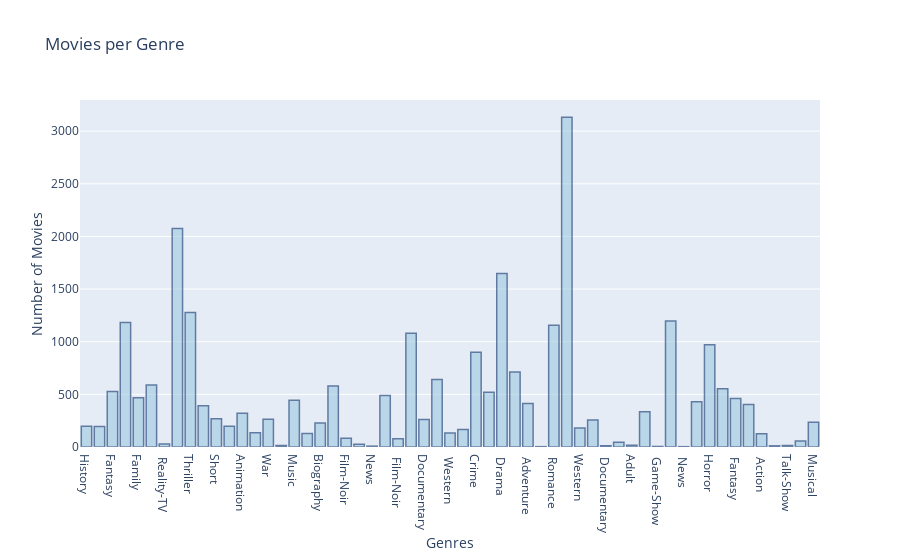

Notebook cell for this chart:
### Code cell
# Add columns based on new generes
genres_dic = {j:[1 if j in i else 0 for i in movies["Genre"]] for j in genres}
# Plotting movies per genre
data = [go.Bar(
            x=list(genres_dic.keys()),
            y=[sum(i) for i in genres_dic.values()]
    )]
fig = go.Figure(data=data)
fig.update_traces(marker_color='rgb(158,202,225)', marker_line_color='rgb(8,48,107)',
                  marker_line_width=1.5, opacity=0.6)
fig.update_layout(
    title="Movies per Genre",
    xaxis_title="Genres",
    yaxis_title="Number of Movies",
)

iplot(fig)
# There is an N/A genre - removing
del genres_dic['N/A']

### Figure 1 — Plotly figure (JSON) as saved in the notebook; plotly's stock layout.template omitted (floating-point values rounded to 4 significant figures)
{"data": [{"marker": {"color": "rgb(158,202,225)", "line": {"color": "rgb(8,48,107)", "width": 1.5}}, "opacity": 0.6, "type": "bar", "x": ["History", " History", "Fantasy", " Thriller", "Family", " Sci-Fi", " Reality-TV", "Comedy", "Thriller", " Music", "Short", " Musical", "Animation", "Sport", "War", "Game-Show", "Music", " Sport", "Biography", "Mystery", "Film-Noir", " Animation", "News", " Horror", " Film-Noir", "Action", "Documentary", "Sci-Fi", " Western", " Short", "Crime", " Mystery", " Drama", "Adventure", " Adventure", " Adult", " Romance", "Drama", "Western", " War", " Documentary", "Reality-TV", "Adult", "N/A", " Game-Show", "Romance", " News", " Crime", "Horror", " Comedy", " Fantasy", " Family", " Action", " Talk-Show", "Talk-Show", " Biography", "Musical"], "y": [198, 195, 527, 1182, 467, 588, 29, 2076, 1278, 392, 269, 197, 320, 135, 264, 15, 444, 128, 229, 580, 82, 27, 8, 488, 79, 1081, 262, 641, 133, 166, 901, 519, 1649, 713, 412, 3, 1157, 3131, 180, 257, 12, 45, 16, 334, 5, 1197, 3, 430, 972, 554, 460, 404, 126, 11, 15, 57, 235]}], "layout": {"title": {"text": "Movies per Genre"}, "xaxis": {"title": {"text": "Genres"}}, "yaxis": {"title": {"text": "Number of Movies"}}}}
